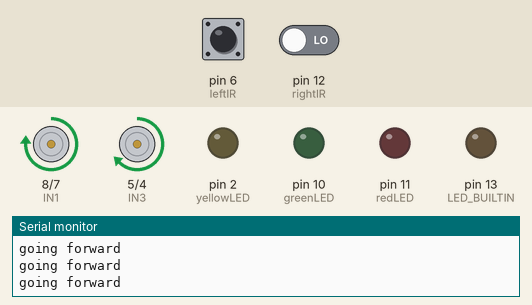
Recording of a sketch running on a simulated Arduino Uno, built with avr-gcc and run on an emulated ATmega328P. On the bench: motor-driver pin pairs drawn as motors (green arrow = first pin HIGH = forward, orange = second pin HIGH = backward, longer = more drive, scaled by the enable pin), output pins drawn as LEDs (lit = HIGH), the last lines printed to the serial monitor. Inputs (shaded band) come from the test bench; at power-on: pin 6 (leftIR) LOW, pin 12 (rightIR) LOW.

Above: at 1.2 s.
1.3 s: pin 6 (leftIR) driven HIGH
At 2.5 s:
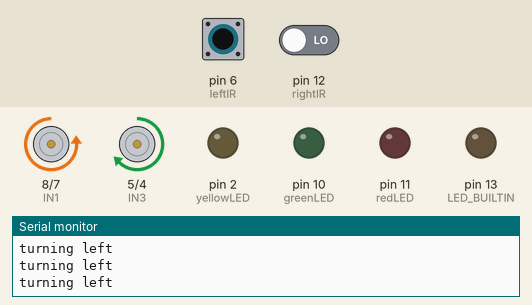
2.8 s: pin 12 (rightIR) driven HIGH
At 3.3 s:
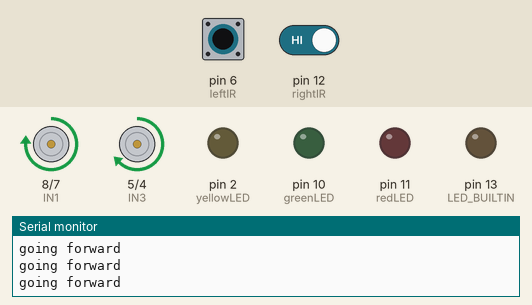
5.8 s: pin 6 (leftIR) driven LOW
At 6.6 s:
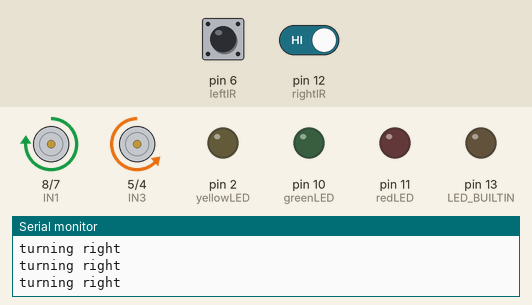
7.3 s: pin 12 (rightIR) driven LOW
At 7.6 s:
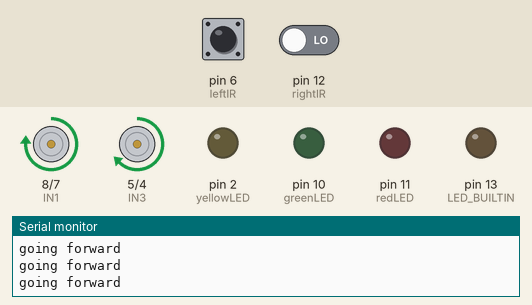
10.3 s: pin 6 (leftIR) pulsed HIGH 5 times (0.12 s each, 0.3 s apart)
At 10.98 s:
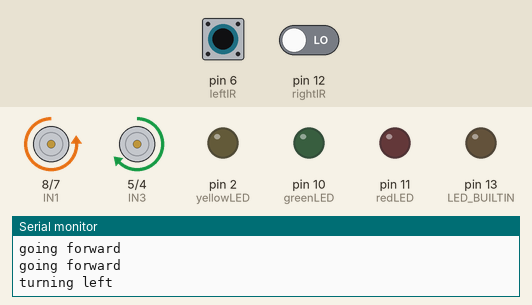
14.8 s: pin 6 (leftIR) pulsed HIGH 2 times (0.12 s each, 0.3 s apart)
At 15.8 s:
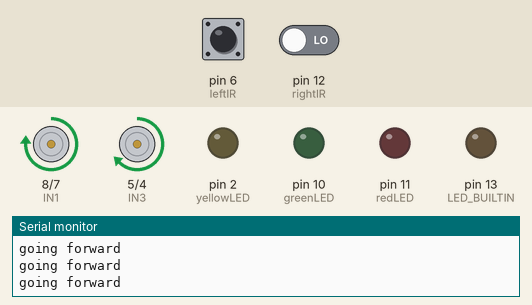
Timing chart, 0 to 17.8 s (numbered marks = the images above; inputs shaded):
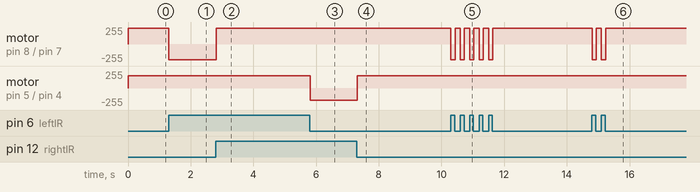

The sketch:

robot_line_v02.ino
```cpp
//left motor
int ENL = 9;
int IN1 = 8;
int IN2 = 7;

//right motor
int ENR = 3;
int IN3 = 5;
int IN4 = 4;


//global vars
//Dark = 1 | White = 0
int leftIR = 6;
int rightIR = 12;

int  leftIRdata;
int  rightIRdata;

//LEDS
int redLED = 11;      //global var for red LED digital output pin
int greenLED = 10;      //global var for red LED digital output pin
int yellowLED = 2;      //global var for red LED digital output pin


int i = 0;

//bools for conditions
bool stop = true;
bool turn = true;
bool forwardDir = true;

void setup() {
  // put your setup code here, to run once:
  pinMode(LED_BUILTIN, OUTPUT);

  pinMode(ENL, OUTPUT);
  pinMode(IN1, OUTPUT);
  pinMode(IN2, OUTPUT);

  pinMode(ENR, OUTPUT);
  pinMode(IN3, OUTPUT);
  pinMode(IN4, OUTPUT);

  pinMode(redLED, OUTPUT);      //Initialize red LED pin as OUTPUT
  pinMode(yellowLED, OUTPUT);      //Initialize red LED pin as OUTPUT
  pinMode(greenLED, OUTPUT);      //Initialize red LED pin as OUTPUT

  pinMode(leftIR, INPUT);
  pinMode(rightIR, INPUT);

  //leftIRdata = digitalRead(leftIR); //read the left IR
  //rightIRdata = digitalRead(rightIR); //read the right IR

  Serial.begin(9600);
  Serial.println("Intialization Complete!");

}

/*
void lineFollow(){
  //leftIRdata = digitalRead(leftIR); //read the left IR
  //rightIRdata = digitalRead(rightIR); //read the right IR
  if(leftIRdata == 1 && rightIRdata == 1){
    forward(235,185);
    Serial.println("going forward");
  }
  else if(leftIRdata == 0 && rightIRdata == 1){
    turnRight(235,185);
    Serial.println("turning right");
  }
  else if(leftIRdata == 1 && rightIRdata == 0){
    turnLeft(235,185);
    Serial.println("turning left");
  }
}
*/
void lineFollow(){
  leftIRdata = digitalRead(leftIR); //read the left IR
  rightIRdata = digitalRead(rightIR); //read the right IR
  if(leftIRdata == rightIRdata){
    forward(235,185);
    Serial.println("going forward");
  }
  else if(leftIRdata < rightIRdata){
    turnRight(235,185);
    Serial.println("turning right");
  }
  else if(leftIRdata > rightIRdata){
    turnLeft(235,185);
    Serial.println("turning left");
  }
}


void blinkBuiltinLED(int duration){  //method for blinking LED
  digitalWrite(LED_BUILTIN, HIGH);                //turns on specified pin
  delay(duration);                        //holds mode(on) for specified time
  digitalWrite(LED_BUILTIN, LOW);                 //turns off specified pin
  delay(duration);                        //holds mode(off) for specified time
}

void blinkAnyLED(int pin, int duration){  //method for blinking LED
  digitalWrite(pin, HIGH);                //turns on specified pin
  delay(duration);                        //holds mode(on) for specified time
  digitalWrite(pin, LOW);                 //turns off specified pin
  delay(duration);                        //holds mode(off) for specified time
}


//Congfigure motors enable or disabled
//Provide a True or False input parameter
void enableMotors(bool isEnabled){
  if(isEnabled){  //enable motors
    digitalWrite(ENL, HIGH);
    digitalWrite(ENR, HIGH);
  }
  else{  //disable motors
    digitalWrite(ENL, LOW);
    digitalWrite(ENR, LOW);
  }
}

//Drive the robot forward
void forward(int speedL, int speedR){

  enableMotors(true);
  //forwardDir = true;
  /*
  while(forwardDir && i !=1){
      blinkAnyLED(greenLED,1000);
  }
  */
  //1 1 0 Motor is on and turning forwards
  digitalWrite(IN1, HIGH);
  digitalWrite(IN2, LOW);
  analogWrite(ENL, speedL); //8-bit signal 0-255: 50% speed ~127

  //1 1 0 Motor is on and turning forwards
  digitalWrite(IN3, HIGH);
  digitalWrite(IN4, LOW);
  analogWrite(ENR, speedR); //8-bit signal 0-255: 50% speed ~127
  //delay(duration);
  //forwardDir = false;


}

void backward(int speedL, int speedR){
  enableMotors(true);
  //1 1 0 Motor is on and turning backwards
  digitalWrite(IN1, LOW);
  digitalWrite(IN2, HIGH);
  analogWrite(ENL, speedL); //8-bit signal 0-255: 50% speed ~127

  //1 1 0 Motor is on and turning backwards
  digitalWrite(IN3, LOW);
  digitalWrite(IN4, HIGH);
  analogWrite(ENR, speedR); //8-bit signal 0-255: 50% speed ~127

}

void turnRight(int speedL, int speedR){
  enableMotors(true);
  //1 1 0 Motor is on and turning backwards
  digitalWrite(IN1, HIGH);
  digitalWrite(IN2, LOW);
  analogWrite(ENL, speedL); //8-bit signal 0-255: 50% speed ~127

  //1 1 0 Motor is on and turning backwards
  digitalWrite(IN3, LOW);
  digitalWrite(IN4, HIGH);
  analogWrite(ENR, speedR); //8-bit signal 0-255: 50% speed ~127

}

void turnLeft(int speedL, int speedR){
  enableMotors(true);
  //turn = true;
  //1 1 0 Motor is on and turning backwards
  digitalWrite(IN1, LOW);
  digitalWrite(IN2, HIGH);
  analogWrite(ENL, speedL); //8-bit signal 0-255: 50% speed ~127

  //1 1 0 Motor is on and turning backwards
  digitalWrite(IN3, HIGH);
  digitalWrite(IN4, LOW);
  analogWrite(ENR, speedR); //8-bit signal 0-255: 50% speed ~127
  //turn = false;
  //delay(duration);


}

void stopMotors(){
  //1 0 0 Motor is stopped (brakes)
  //stop = true;
  digitalWrite(IN1, LOW);
  digitalWrite(IN2, LOW);

  //1 0 0 Motor is stopped (brakes)
  digitalWrite(IN3, LOW);
  digitalWrite(IN4, LOW);

  enableMotors(false);
  //stop = false;
}


void loop() {  //Original
  // 2nd draft main code here, to run repeatedly:
/*
  blinkAnyLED(redLED,1000);
  blinkAnyLED(yellowLED,500);
  blinkAnyLED(greenLED,1000);
  blinkAnyLED(LED_BUILTIN,1000);
*/

  lineFollow();

  /*
  while(i!=1){


    forward(235,185,775);
    //delay(2250); //forward ~24in

    stopMotors();
    delay(5000);


    turnLeft(235,185);
    delay(270); //~90 degree turn
    stopMotors();
    delay(1000); // pause for 90 degree turn

    forward(235,185,775);
    stopMotors();
    delay(5000);

    turnLeft(235,185);
    delay(270); //~90 degree turn
    stopMotors();
    delay(1000); // pause for 90 degree turn

    forward(235,185,775);
    stopMotors();
    delay(5000);

    turnLeft(235,185);
    delay(270); //~90 degree turn
    stopMotors();
    delay(1000); // pause for 90 degree turn

    forward(235,185,775);
    stopMotors();
    delay(5000);

    stopMotors();
    i=1;

  }
  */
/*
  if(forwardDir){
    blinkAnyLED(greenLED,1000);
  }
  else if(stop){
    digitalWrite(redLED, HIGH);
  }
  else if(turn){
    blinkAnyLED(yellowLED,500);
  }
*/

}


/*
void loop() {  //straight line test
  //blinkBuiltinLED(1000);

  while(i!=1){

    forward(235,185,775);

    stopMotors();
    i=1;
  }

}
*/

/*
void loop() { //turn test
  // 2nd draft main code here, to run repeatedly:
  //blinkBuiltinLED(1000);

  while(i!=1){

    //turnLeft(250,225);  //initial
    turnLeft(235,185);
    delay(270); //~90 degree turn
    stopMotors();
    delay(1000); // pause for 90 degree turn

    stopMotors();
    i=1;
  }

}
*/
```

Measured:
- after the input at 1.3 s, motor on pin 8 (IN1) / pin 7 (IN2): forward 235/255 → backward 235/255 at once
- after the input at 2.8 s, motor on pin 8 (IN1) / pin 7 (IN2): backward 235/255 → forward 235/255 at once
- after the input at 5.8 s, motor on pin 5 (IN3) / pin 4 (IN4): forward 185/255 → backward 185/255 at once
- after the input at 7.3 s, motor on pin 5 (IN3) / pin 4 (IN4): backward 185/255 → forward 185/255 at once
- after the input at 10.3 s, motor on pin 8 (IN1) / pin 7 (IN2): alternates forward 235/255 for 0.18 s and backward 235/255 for 0.12 s, 10 changes in all, then stays forward 235/255, starting at once
- after the input at 14.8 s, motor on pin 8 (IN1) / pin 7 (IN2): alternates forward 235/255 for 0.17 s and backward 235/255 for 0.12 s, 4 changes in all, then stays forward 235/255, starting at once
